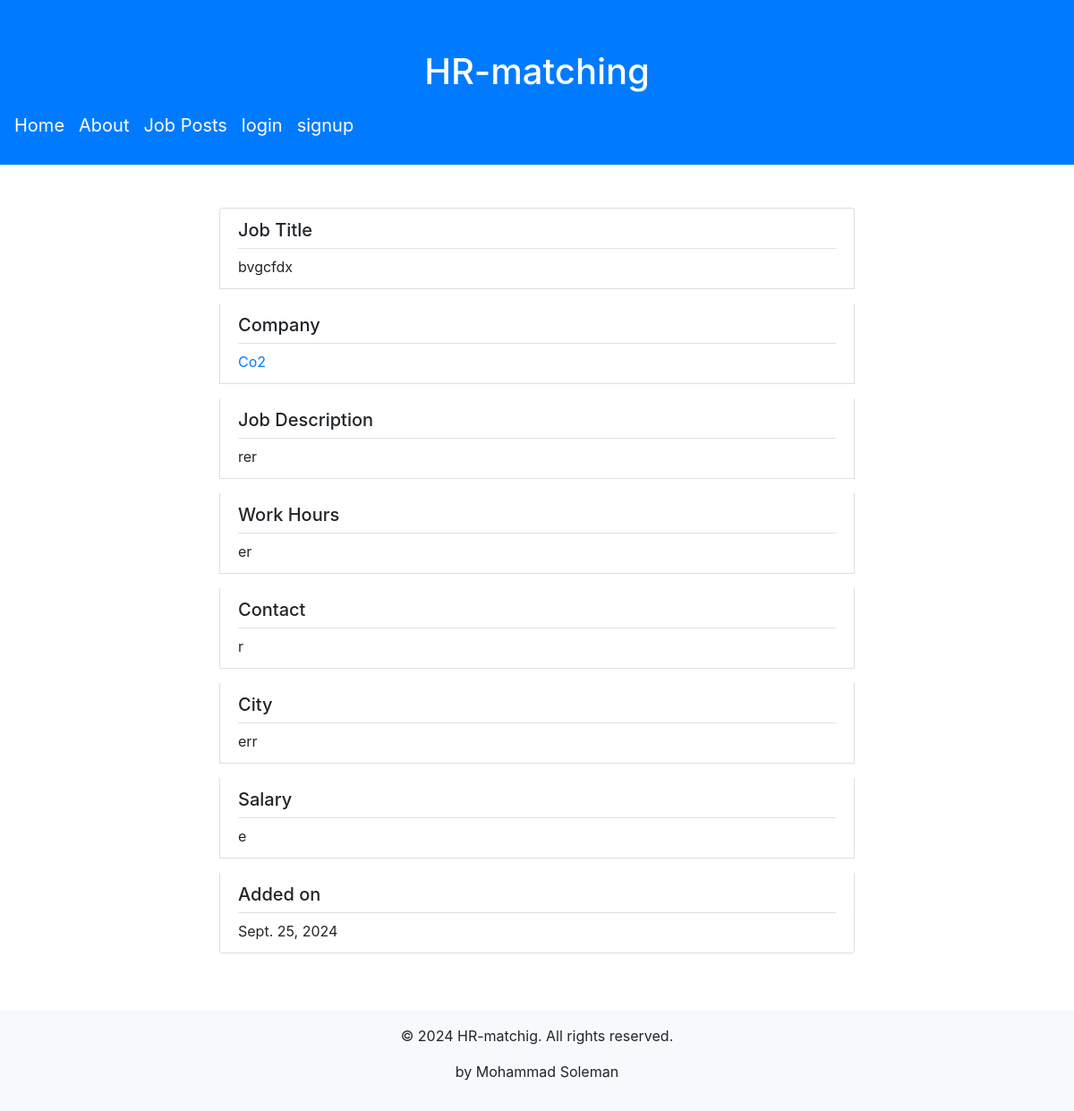
Page /job_post/7/details on the committed database.
### mainapp/models.py (models this page shows, shortened)
class Job_Post(models.Model):
    job_id = models.BigAutoField(primary_key=True)
    job_title = models.CharField("Job Title", max_length=350)
    company = models.ForeignKey(Company, on_delete=models.CASCADE)
    jobDescription = models.TextField("Job Description", max_length=5000)
    workhours = models.TextField("Work Hours", max_length=1000)
    contact = models.CharField("Contact", max_length=50)
    city = models.CharField("City", max_length=50)
    salary = models.CharField("Salary", max_length=50)
    cluster = models.IntegerField("Cluster", null=True, blank=True)
    added_date = models.DateField("Added on", auto_now_add=True)
    clusterable_text = models.TextField("Clusterable Text", null=True, blank=True)
    class Meta:
        verbose_name = "Job Post"
        ordering = ["-job_id"]
    def get_fields(self):
        fields = []
        for field in self._meta.fields:
            if field.verbose_name not in [
                "job id",
                "company",
                "Clusterable Text",
                "Cluster",
            ]:
                val = field.value_from_object(self)
                if val is None:
                    val = ""
                info = (field.verbose_name, val)
                fields.append(info)
            if field.verbose_name in ["company"]:
                company = field.value_from_object(self)
                company_obj = Company.objects.get(user=company)
                info = ("Company", company_obj)
                fields.append(info)
        return fields

class Company(models.Model):
    user = models.OneToOneField(User, on_delete=models.CASCADE, primary_key=True)
    name = models.CharField("Name", max_length=100, help_text="Company Name")
    city = models.CharField("City", max_length=100, help_text="Company City")
    phone = models.CharField("Phone", max_length=20, help_text="Company Phone")
    class Meta:
        verbose_name = "Company"
        verbose_name_plural = "Companies"
    def get_absolute_url(self):
        return reverse("company_detail", kwargs={"pk": self.pk})

### mainapp/views/job_post.py (the view)
class Job_PostDetailView(DetailView):
    model = Job_Post
    template_name = "mainapp/job_post/job_post_detail.html"

### mainapp/templates/mainapp/job_post/job_post_detail.html
{% extends "mainapp/bases/detail_base.html" %}

### mainapp/templates/mainapp/bases/detail_base.html
{% extends "base.html" %}
{% block content %}
<div class="container mt-5">
    <div class="row justify-content-center">
        <div class="col-md-8">
            <div class="list-group">
                {% for name, value in object.get_fields %}
                    <div class="list-group-item mb-3">
                        <div class="d-flex justify-content-between align-items-center border-bottom pb-2 mb-2">
                            <h5 class="mb-0">{{ name }}</h5>
                        </div>
                        {% if name == 'Company'%}
                            <a href="{{value.get_absolute_url}}""><p class="mb-0">{{ value.name }}</p></a>
                        {%else%}
                            <p class="mb-0">{{ value }}</p>
                        {%endif%}
                    </div>
                {% endfor %}
            </div>
        </div>
    </div>
</div>
{% endblock %}

### rows in the picture
Job_Post: get_fields "bvgcfdx" "rer" "er" "err" "Sept. 25, 2024"
Company: name "Company", name "Co2"

### other values in the picture
{{ name }} "Job Title" "Job Description" "Work Hours" "Contact" "City" "Salary" "Added on"
{{ value }} "r" "e"
